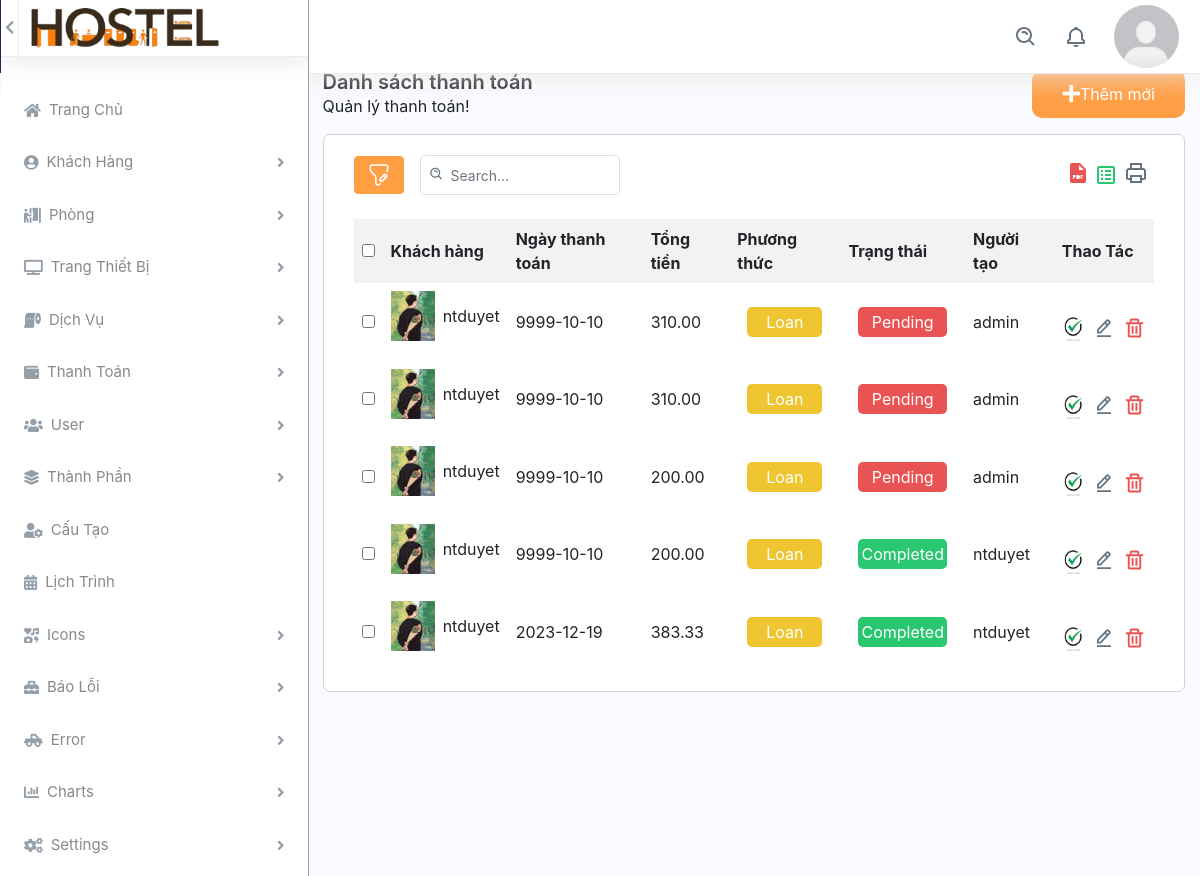
The page /back_end/list-paid.php (signed in) on the database its author committed.
### tables this page shows
CREATE TABLE `thanh_toan` (
  `id` int(11) NOT NULL,
  `tendangnhap` varchar(255) NOT NULL,
  `ngay_thanh_toan` date NOT NULL DEFAULT current_timestamp(),
  `tong_so_tien` decimal(10,2) NOT NULL,
  `phuong_thuc_thanh_toan` varchar(255) NOT NULL,
  `nguoi_tao` varchar(255) NOT NULL,
  `ngay_tao` datetime DEFAULT current_timestamp(),
  `trang_thai` text NOT NULL DEFAULT 'Pending'
);

CREATE TABLE `client` (
  `id_client` int(11) NOT NULL,
  `ma_sinh_vien` varchar(255) NOT NULL,
  `ten_nguoi_dung` varchar(255) NOT NULL,
  `ho_ten` text NOT NULL,
  `mat_khau` varchar(255) NOT NULL,
  `email` varchar(255) NOT NULL,
  `so_dien_thoai` varchar(20) NOT NULL,
  `trang_thai` varchar(50) DEFAULT 'sẵn sàng',
  `anh_dai_dien` varchar(255) DEFAULT 'Facebook-Avatar_3.png',
  `reset_token` varchar(255) DEFAULT NULL,
  `quyen` text NOT NULL DEFAULT 'client'
);

### config/database.php (called while the page is built, shortened)
<?php
class Database {
    private $host = servername;
    private $user = username;
    private $password = password;
    private $dbname = dbname;
    private $link;
    private function connectDB() {
        $this->link = new mysqli($this->host, $this->user, $this->password, $this->dbname);
    }
    public function select($query) {
        $result = $this->link->query($query) or die($this->link->error . __LINE__);
        if ($result->num_rows > 0) {
            return $result;
        } else {
            return false;
        }
    }
}
?>

### back_end/list-paid.php (the view, shortened to what this page needs)
<?php
if (empty($_SESSION['username'])) {
    var_dump($_SESSION['username']);
    header("location: dang_nhap.html");
} else {
    include 'header.php';
    include 'side-bar.php';
    ?>
    <div class="col-md-9 main-content">
        <div class="col-12 container-content">
            <div class="header-content pb-3">
                <div class="title-content">
                    <h3 class="m-0 strong">Danh sách thanh toán</h3>
                    <div class="span">Quản lý thanh toán!</div>
                </div>
                <a href="add-rooms.php" class="button-add">
                    <i class="fas fa-plus"></i>
                    <span>Thêm mới</span>
                </a>
            </div>
            <div class="content-add-room col-12">
                <?php
                include '../config/database.php';
                ?>
                <div class="table-top d-flex justify-content-between mb-4">
                    <div class="search-set d-flex align-items-center mr-2">
                        <div class="search-path mr-3">
                            <a class="btn btn-filter" id="filter_search">
                                <img src="../assets/img/filter.svg" alt="img">
                            </a>
                        </div>
                        <div class="search-input">
                            <a class="btn btn-searchset"><img src="../assets/img/search-white.svg" alt="img"></a>
                            <div id="DataTables_Table_0_filter" class="dataTables_filter">
                                <label>
                                    <input type="search" id="searchInput" class="form-control form-control-sm" placeholder="Search..." aria-controls="DataTables_Table_0">
                                </label>
                            </div>
                        </div>
                    </div>
                    <div class="wordset d-flex align-items-center">
                        <ul class="d-flex">
                            <li class="mr-2">
                                <a data-bs-toggle="tooltip" data-bs-placement="top" title="" data-bs-original-title="pdf" aria-label="pdf"><img src="../assets/img/pdf.svg" alt="img"></a>
                            </li>
                            <li class="mr-2">
                                <a data-bs-toggle="tooltip" data-bs-placement="top" title="" data-bs-original-title="excel" aria-label="excel"><img src="../assets/img/excel.svg" alt="img"></a>
                            </li>
                            <li class="mr-2">
                                <a data-bs-toggle="tooltip" data-bs-placement="top" title="" data-bs-original-title="print" aria-label="print"><img src="../assets/img/printer.svg" alt="img"></a>
                            </li>
                        </ul>
                    </div>
                </div>
                <div id="contents">
                    <?php
                        $db = new Database();
                        $sqlthanhtoan = "SELECT * FROM thanh_toan";
                        $resultthanhtoan = $db->select($sqlthanhtoan);
                        ?>
                        <?php if ($resultthanhtoan->num_rows > 0) { ?>
                            <table class="table-data">
                                <tr>
                                    <th><input type="checkbox" name="check_all"></th>
                                    <th>Khách hàng</th>
                                    <th>Ngày thanh toán</th>
                                    <th>Tổng tiền</th>
                                    <th>Phương thức</th>
                                    <th>Trạng thái</th>
                                    <th>Người tạo</th>
                                    <th>Thao Tác</th>
                                </tr>
                                <?php while ($row = $resultthanhtoan->fetch_assoc()) {
                                    $user = $row['tendangnhap'];
                                    $checknguoidung = "SELECT * FROM client WHERE ten_nguoi_dung='{$user}'";
                                    $rschecknguoidung = $db->select($checknguoidung);
                                    $rsc = $rschecknguoidung->fetch_assoc();
                                    ?>
                                    <tr>
                                        <td><input type="checkbox" name="check_daughter"></td>
                                        <td class="d-flex align-items-center">
                                            <img class="img-fluid img-responsive mr-2" height="10" width="10" src="../assets/img/<?php echo $rsc['anh_dai_dien']; ?>" alt="Phong ki tuc xa">
                                            <?php echo $row['tendangnhap']; ?>
                                        </td>
                                        <td><?php echo $row['ngay_thanh_toan']; ?></td>
                                        <td><?php echo $row['tong_so_tien']; ?></td>
                                        <td>
                                            <?php if ($row['phuong_thuc_thanh_toan'] === "Paid") { ?>
                                                <div class="boxs-paid">
                                                    <?php echo $row['phuong_thuc_thanh_toan']; ?>
                                                </div>
                                            <?php } else if ($row['phuong_thuc_thanh_toan'] === "Loan") { ?>
                                                <div class="boxs-loan">
                                                    <?php echo $row['phuong_thuc_thanh_toan']; ?>
                                                </div>
                                            <?php } else { ?>
                                                <div class="boxs-due">
                                                    <?php echo $row['phuong_thuc_thanh_toan']; ?>
                                                </div>
                                            <?php } ?>
                                        </td>
                                        <td>
                                            <?php if ($row['trang_thai'] === "Pending") { ?>
                                                <div class="boxs-pending">
                                                    <?php echo $row['trang_thai']; ?>
                                                </div>
                                            <?php } else { ?>
                                                <div class="boxs-completed">
                                                    <?php echo $row['trang_thai']; ?>
                                                </div>
                                            <?php } ?>
                                        </td>
                                        <td><?php echo $row['nguoi_tao']; ?></td>
                                        <td class="d-flex thao-tac">
                                            <a class="me-3 d-flex align-items-center" href="process-thanh-toan.php?id=<?php echo $id; ?>">
                                                <img src="../assets/img/tich-xanh.webp" alt="img" class="img-fluid img-tich">
                                            </a>
                                            <a class="me-3" href="edit-room.php?id=<?php echo $row['id']; ?>">
                                                <img src="../assets/img/edit.svg" alt="img" class="img-fluid icon-edit">
                                            </a>
                                            <a class="confirm-text" href="delete-paid.php?id=<?php echo $row['id']; ?>">
                                                <img src="../assets/img/delete.svg" alt="img" class="img-fluid">
                                            </a>
                                        </td>
                                    </tr>
                                <?php } ?>
                            </table>
                        <?php } else {
                            echo "Không có dữ liệu.";
                        } ?>
                </div>
            </div>
        </div>
    </div>
    </body>
    </html>
<?php } ?>

### assets/css/duyet.css (style rules this page uses)
img { height: auto; width: 100%; }
body, html { height: 100%; margin: 0; background-color: #FAFBFE; }
i.fas, i.fab { display: flex; flex-direction: column; justify-content: center; font-size: 15px; color: #959FA9; }
.main-content { flex-grow: 1; height: 100vh; overflow-y: auto; }
.container-content { margin-top: 70px; position: relative; overflow-y: scroll; overflow: hidden; }
.button-add { display: flex; padding: 0 30px; border-radius: 10px; background-color: #FF9E43; color: white; }
.button-add i { display: flex; flex-direction: column; justify-content: center; font-size: 20px; color: white; }
.button-add span { display: flex; flex-direction: column; justify-content: center; }
.header-content { display: flex; justify-content: space-between; }
.table-data { width: 100%; border-collapse: collapse; }
.table-data th,.table-data td { padding: 8px; text-align: left; }
.table-data th { background-color: #f2f2f2; }
table.table-data img { width: 50px; height: 50px; }
a#filter_search { border: 1px solid #FF9E43; background: #FF9E43; }
div#DataTables_Table_0_filter input { background: transparent; height: 40px; border: 1px solid rgba(145, 158, 171, 0.32); width: 200px; border-radius: 5px ; padding: 0 15px 0 30px; }
div#DataTables_Table_0_filter { position: relative; height: 100%; }
a.btn.btn-searchset { padding: 2px; border-radius: 50px; position: absolute; top: 8px; left: 6px; z-index: 2; }
.search-input { position: relative; }
div#DataTables_Table_0_filter label { margin: 0; }
td.thao-tac .icon-edit { width: 16px; }
td.thao-tac img { width: 25px; }
.content-add-room { padding: 20px 30px; border: 1px solid #CED4D9; border-radius: 7px; background: #ffffff; }
.strong { font-weight: 600; font-size: 20px; }
.boxs-loan { background: #efc42bf7; text-align: center; margin: 0 10px; padding: 3px; border-radius: 5px; color: white; }
.boxs-pending { background: #EA5354; text-align: center; margin: 0 10px; padding: 3px; border-radius: 5px; color: white; }
.boxs-completed { background: #29C76F; text-align: center; margin: 0 10px; padding: 3px; border-radius: 5px; color: white; }
img.img-tich { height: 54% !important; }

### rows shown on the page
thanh_toan: client.anh_dai_dien (picture), tendangnhap "ntduyet", ngay_thanh_toan "9999-10-10", tong_so_tien "310.00", phuong_thuc_thanh_toan "Loan", trang_thai "Pending", nguoi_tao "admin"
thanh_toan: client.anh_dai_dien (picture), tendangnhap "ntduyet", ngay_thanh_toan "9999-10-10", tong_so_tien "310.00", phuong_thuc_thanh_toan "Loan", trang_thai "Pending", nguoi_tao "admin"
thanh_toan: client.anh_dai_dien (picture), tendangnhap "ntduyet", ngay_thanh_toan "9999-10-10", tong_so_tien "200.00", phuong_thuc_thanh_toan "Loan", trang_thai "Pending", nguoi_tao "admin"
thanh_toan: client.anh_dai_dien (picture), tendangnhap "ntduyet", ngay_thanh_toan "9999-10-10", tong_so_tien "200.00", phuong_thuc_thanh_toan "Loan", trang_thai "Completed", nguoi_tao "ntduyet"
thanh_toan: client.anh_dai_dien (picture), tendangnhap "ntduyet", ngay_thanh_toan "2023-12-19", tong_so_tien "383.33", phuong_thuc_thanh_toan "Loan", trang_thai "Completed", nguoi_tao "ntduyet"
